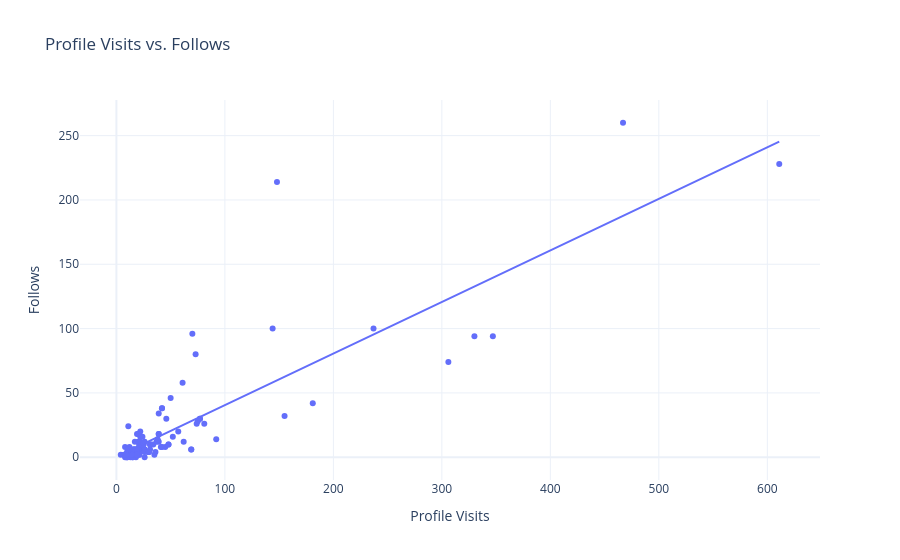

The notebook cell this image was saved under:
### Markdown cell above
### 11. look at the relationship between the number of profile visits and follows

### Code cell
fig = px.scatter(data, 
                 x='Profile Visits', 
                 y='Follows', 
                 trendline = 'ols',
                 title='Profile Visits vs. Follows')
fig.show()

### Figure 1 — Plotly figure (JSON) as saved in the notebook; plotly's stock layout.template omitted (floating-point values rounded to 4 significant figures)
{"data": [{"hovertemplate": "Profile Visits=%{x}<br>Follows=%{y}<extra></extra>", "legendgroup": "", "marker": {"color": "#636efa", "symbol": "circle"}, "mode": "markers", "name": "", "orientation": "v", "showlegend": false, "type": "scatter", "x": [35, 48, 62, 23, 8, 9, 26, 12, 36, 31, 29, 15, 8, 20, 181, 17, 16, 21, 77, 10, 9, 11, 144, 14, 10, 19, 69, 11, 19, 9, 57, 13, 11, 24, 81, 4, 7, 14, 18, 8, 330, 21, 19, 32, 19, 21, 14, 30, 39, 42, 31, 20, 12, 22, 306, 13, 26, 16, 15, 15, 39, 21, 8, 45, 50, 37, 25, 347, 26, 48, 16, 26, 17, 52, 22, 41, 155, 12, 22, 20, 23, 25, 17, 16, 21, 77, 10, 14, 30, 39, 42, 31, 14, 10, 19, 69, 11, 19, 9, 38, 42, 92, 75, 21, 26, 39, 74, 467, 24, 70, 22, 46, 61, 237, 73, 20, 34, 148, 611], "xaxis": "x", "y": [2, 10, 12, 8, 0, 2, 0, 6, 4, 6, 4, 0, 2, 4, 42, 6, 2, 2, 30, 0, 0, 24, 100, 2, 4, 6, 6, 6, 2, 2, 20, 2, 4, 8, 26, 2, 2, 4, 0, 2, 94, 8, 18, 10, 4, 4, 4, 4, 18, 38, 10, 12, 4, 4, 74, 0, 6, 6, 0, 6, 12, 10, 8, 8, 46, 12, 10, 94, 6, 10, 6, 4, 12, 16, 12, 8, 32, 8, 16, 6, 10, 10, 6, 2, 2, 30, 0, 4, 4, 18, 38, 10, 2, 4, 6, 6, 6, 2, 2, 14, 8, 14, 28, 18, 12, 34, 26, 260, 16, 96, 20, 30, 58, 100, 80, 18, 10, 214, 228], "yaxis": "y"}, {"hovertemplate": "<b>OLS trendline</b><br>Follows = 0.400884 * Profile Visits + 0.46283<br>R<sup>2</sup>=0.727868<br><br>Profile Visits=%{x}<br>Follows=%{y} <b>(trend)</b><extra></extra>", "legendgroup": "", "marker": {"color": "#636efa", "symbol": "circle"}, "mode": "lines", "name": "", "showlegend": false, "type": "scatter", "x": [4, 7, 8, 8, 8, 8, 9, 9, 9, 9, 10, 10, 10, 10, 11, 11, 11, 11, 12, 12, 12, 13, 13, 14, 14, 14, 14, 14, 15, 15, 15, 16, 16, 16, 16, 17, 17, 17, 18, 19, 19, 19, 19, 19, 19, 20, 20, 20, 20, 21, 21, 21, 21, 21, 21, 22, 22, 22, 22, 23, 23, 24, 24, 25, 25, 26, 26, 26, 26, 26, 29, 30, 30, 31, 31, 31, 32, 34, 35, 36, 37, 38, 39, 39, 39, 39, 41, 42, 42, 42, 45, 46, 48, 48, 50, 52, 57, 61, 62, 69, 69, 70, 73, 74, 75, 77, 77, 81, 92, 144, 148, 155, 181, 237, 306, 330, 347, 467, 611], "xaxis": "x", "y": [2.066, 3.269, 3.67, 3.67, 3.67, 3.67, 4.071, 4.071, 4.071, 4.071, 4.472, 4.472, 4.472, 4.472, 4.873, 4.873, 4.873, 4.873, 5.273, 5.273, 5.273, 5.674, 5.674, 6.075, 6.075, 6.075, 6.075, 6.075, 6.476, 6.476, 6.476, 6.877, 6.877, 6.877, 6.877, 7.278, 7.278, 7.278, 7.679, 8.08, 8.08, 8.08, 8.08, 8.08, 8.08, 8.481, 8.481, 8.481, 8.481, 8.881, 8.881, 8.881, 8.881, 8.881, 8.881, 9.282, 9.282, 9.282, 9.282, 9.683, 9.683, 10.08, 10.08, 10.48, 10.48, 10.89, 10.89, 10.89, 10.89, 10.89, 12.09, 12.49, 12.49, 12.89, 12.89, 12.89, 13.29, 14.09, 14.49, 14.89, 15.3, 15.7, 16.1, 16.1, 16.1, 16.1, 16.9, 17.3, 17.3, 17.3, 18.5, 18.9, 19.71, 19.71, 20.51, 21.31, 23.31, 24.92, 25.32, 28.12, 28.12, 28.52, 29.73, 30.13, 30.53, 31.33, 31.33, 32.93, 37.34, 58.19, 59.79, 62.6, 73.02, 95.47, 123.1, 132.8, 139.6, 187.7, 245.4], "yaxis": "y"}], "layout": {"legend": {"tracegroupgap": 0}, "title": {"text": "Profile Visits vs. Follows"}, "xaxis": {"anchor": "y", "domain": [0, 1], "title": {"text": "Profile Visits"}}, "yaxis": {"anchor": "x", "domain": [0, 1], "title": {"text": "Follows"}}}}
